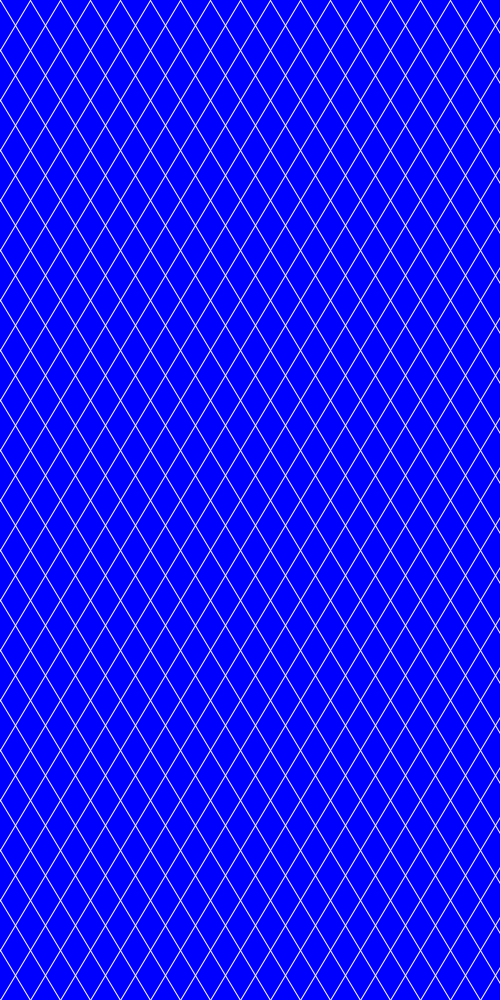
Frame 1 (no input)
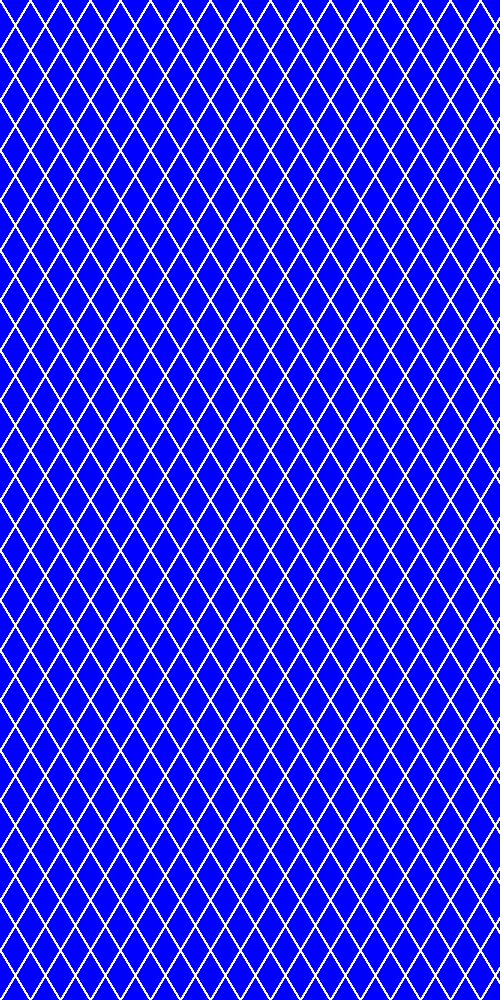
Frame 60 (the mouse pressed at the canvas centre just before this capture)
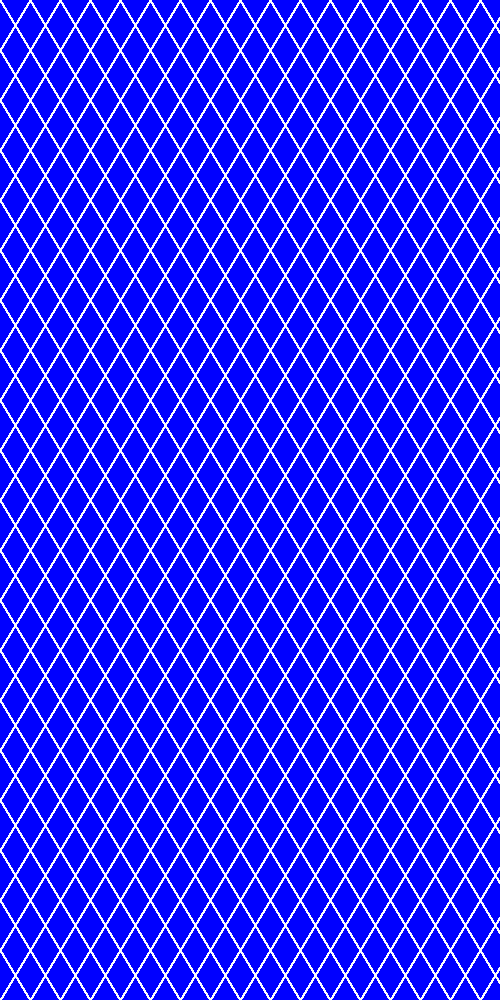
Frame 120 (the mouse held since frame 60 and released just before this capture)

The Processing sketch that drew these frames (run headless with seeded random() and noise(); from frame 60 on, the mouse is pressed at the canvas centre):

// Processing sketch: processing_32542
// ── processing_32542.pde

//import processing.pdf.*;

int circleX = 250;
int circleY = 0;
int circlesize = 100;



void setup(){
  size (500,1000);
  //beginRecord(PDF, "pattern7.pdf");
  background(0,0,255);
  smooth();
  stroke(255);
  strokeWeight(1);
fill(0,0,255, 10);


}
void draw(){
  
  
  
  int strokescale = 5;
  int x = 30;
  int y = -10;
  
  while (y<250){ 
    line ((y+10) * x,1000,y*x, 500);
    y = y + 1;   
  }   
  
  int xx = 30;
  int yy = -10;
  
  while (yy<250){
    
    line ((yy+10) * xx,0,yy*xx, 500);
    yy = yy + 1;   
  }  
  
  
    int xxx = 30;
  int yyy = 0;
  
  while (yyy<250){
    line ((yyy-10) * xxx,0,yyy*xxx, 500);
    yyy = yyy + 1;  
  }
  
  int xy = 30;
  int yx = 0;
    while (yx<250){
    line ((yx-10) * xy,1000,yx*xy, 500);
    yx = yx + 1;  
    }
  /*endRecord();
  exit();
*/}
